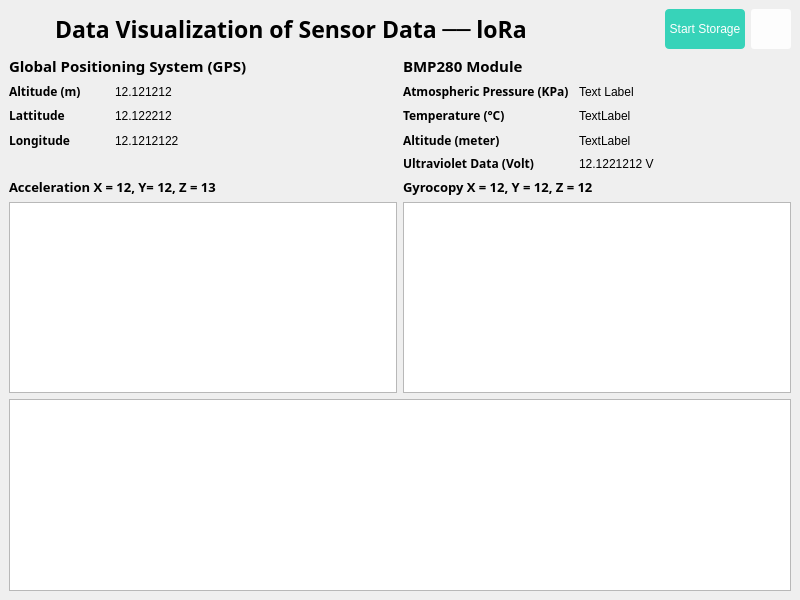
<?xml version="1.0" encoding="UTF-8"?>
<ui version="4.0">
 <class>MainWindow</class>
 <widget class="QMainWindow" name="MainWindow">
  <property name="geometry">
   <rect>
    <x>0</x>
    <y>0</y>
    <width>800</width>
    <height>600</height>
   </rect>
  </property>
  <property name="windowTitle">
   <string>MainWindow</string>
  </property>
  <property name="styleSheet">
   <string notr="true">#changeStateBtn, #closeWindowBtn, #storageBtn, #infoBtn{
	border-radius: 3px;
	background-color: rgb(253, 253, 253);
}

#changeStateBtn:hover, #closeWindowBtn:hover, #infoBtn:hover {
	background-color: rgba(255, 255, 255, 128);
}

#storageBtn:hover {
	background-color: rgba(55, 211, 185, 200);
}

#changeStateBtn:pressed, #closeWindowBtn:pressed, #infoBtn:pressed {
	background-color: rgb(55, 211, 185);
	color: #ffffff;
}

 #storageBtn:pressed {
	background-color: rgb(253, 253, 253);
	color: #000;
}

#storageBtn {
	background-color: rgb(55, 211, 185);
	color: #ffffff;
	border-radius: 4px;
}

QLabel {
	font-family: 'Poppins';
}</string>
  </property>
  <widget class="QWidget" name="centralwidget">
   <layout class="QVBoxLayout" name="verticalLayout">
    <item>
     <layout class="QHBoxLayout" name="title_layout">
      <item>
       <widget class="QLabel" name="title_icon">
        <property name="sizePolicy">
         <sizepolicy hsizetype="Fixed" vsizetype="Fixed">
          <horstretch>0</horstretch>
          <verstretch>0</verstretch>
         </sizepolicy>
        </property>
        <property name="minimumSize">
         <size>
          <width>40</width>
          <height>40</height>
         </size>
        </property>
        <property name="maximumSize">
         <size>
          <width>40</width>
          <height>40</height>
         </size>
        </property>
        <property name="cursor">
         <cursorShape>PointingHandCursor</cursorShape>
        </property>
        <property name="text">
         <string/>
        </property>
        <property name="pixmap">
         <pixmap resource="resources/resources.qrc">:/assets/icon.png</pixmap>
        </property>
        <property name="scaledContents">
         <bool>true</bool>
        </property>
       </widget>
      </item>
      <item>
       <widget class="QLabel" name="title_label">
        <property name="font">
         <font>
          <family>Poppins</family>
          <pointsize>17</pointsize>
          <bold>true</bold>
         </font>
        </property>
        <property name="cursor">
         <cursorShape>PointingHandCursor</cursorShape>
        </property>
        <property name="text">
         <string>Data Visualization of Sensor Data ── loRa</string>
        </property>
       </widget>
      </item>
      <item>
       <layout class="QHBoxLayout" name="tools_layout">
        <item>
         <widget class="QPushButton" name="storageBtn">
          <property name="sizePolicy">
           <sizepolicy hsizetype="Fixed" vsizetype="Fixed">
            <horstretch>0</horstretch>
            <verstretch>0</verstretch>
           </sizepolicy>
          </property>
          <property name="minimumSize">
           <size>
            <width>30</width>
            <height>30</height>
           </size>
          </property>
          <property name="maximumSize">
           <size>
            <width>80</width>
            <height>40</height>
           </size>
          </property>
          <property name="cursor">
           <cursorShape>PointingHandCursor</cursorShape>
          </property>
          <property name="text">
           <string>Start Storage</string>
          </property>
         </widget>
        </item>
        <item>
         <widget class="QPushButton" name="infoBtn">
          <property name="sizePolicy">
           <sizepolicy hsizetype="Fixed" vsizetype="Fixed">
            <horstretch>0</horstretch>
            <verstretch>0</verstretch>
           </sizepolicy>
          </property>
          <property name="minimumSize">
           <size>
            <width>40</width>
            <height>40</height>
           </size>
          </property>
          <property name="maximumSize">
           <size>
            <width>40</width>
            <height>40</height>
           </size>
          </property>
          <property name="cursor">
           <cursorShape>PointingHandCursor</cursorShape>
          </property>
          <property name="text">
           <string/>
          </property>
         </widget>
        </item>
       </layout>
      </item>
     </layout>
    </item>
    <item>
     <layout class="QHBoxLayout" name="dataTitleLayout">
      <item>
       <widget class="QLabel" name="gps_title_label">
        <property name="font">
         <font>
          <family>Poppins</family>
          <pointsize>11</pointsize>
          <bold>true</bold>
         </font>
        </property>
        <property name="text">
         <string>Global Positioning System (GPS)</string>
        </property>
        <property name="alignment">
         <set>Qt::AlignLeading|Qt::AlignLeft|Qt::AlignVCenter</set>
        </property>
       </widget>
      </item>
      <item>
       <widget class="QLabel" name="bmp_title_label">
        <property name="font">
         <font>
          <family>Poppins</family>
          <pointsize>11</pointsize>
          <bold>true</bold>
         </font>
        </property>
        <property name="text">
         <string>BMP280 Module</string>
        </property>
        <property name="alignment">
         <set>Qt::AlignLeading|Qt::AlignLeft|Qt::AlignVCenter</set>
        </property>
       </widget>
      </item>
     </layout>
    </item>
    <item>
     <layout class="QGridLayout" name="dataValueLayout">
      <item row="2" column="3">
       <widget class="QLabel" name="altitudeBMPLabel">
        <property name="sizePolicy">
         <sizepolicy hsizetype="Fixed" vsizetype="Fixed">
          <horstretch>0</horstretch>
          <verstretch>0</verstretch>
         </sizepolicy>
        </property>
        <property name="minimumSize">
         <size>
          <width>170</width>
          <height>0</height>
         </size>
        </property>
        <property name="maximumSize">
         <size>
          <width>170</width>
          <height>16777215</height>
         </size>
        </property>
        <property name="font">
         <font>
          <family>Poppins</family>
          <bold>true</bold>
         </font>
        </property>
        <property name="text">
         <string>Altitude (meter)</string>
        </property>
       </widget>
      </item>
      <item row="0" column="0">
       <widget class="QLabel" name="altitudeGPSLabel">
        <property name="sizePolicy">
         <sizepolicy hsizetype="Fixed" vsizetype="Fixed">
          <horstretch>0</horstretch>
          <verstretch>0</verstretch>
         </sizepolicy>
        </property>
        <property name="minimumSize">
         <size>
          <width>93</width>
          <height>0</height>
         </size>
        </property>
        <property name="maximumSize">
         <size>
          <width>100</width>
          <height>16777215</height>
         </size>
        </property>
        <property name="font">
         <font>
          <family>Poppins</family>
          <bold>true</bold>
         </font>
        </property>
        <property name="text">
         <string>Altitude (m)</string>
        </property>
       </widget>
      </item>
      <item row="1" column="0">
       <widget class="QLabel" name="lattitudeLabel">
        <property name="sizePolicy">
         <sizepolicy hsizetype="Fixed" vsizetype="Fixed">
          <horstretch>0</horstretch>
          <verstretch>0</verstretch>
         </sizepolicy>
        </property>
        <property name="minimumSize">
         <size>
          <width>93</width>
          <height>0</height>
         </size>
        </property>
        <property name="maximumSize">
         <size>
          <width>100</width>
          <height>16777215</height>
         </size>
        </property>
        <property name="font">
         <font>
          <family>Poppins</family>
          <bold>true</bold>
         </font>
        </property>
        <property name="text">
         <string>Lattitude</string>
        </property>
       </widget>
      </item>
      <item row="0" column="4">
       <widget class="QLabel" name="pressureValueLabel">
        <property name="text">
         <string>Text Label</string>
        </property>
       </widget>
      </item>
      <item row="1" column="3">
       <widget class="QLabel" name="temperatureLabel">
        <property name="sizePolicy">
         <sizepolicy hsizetype="Fixed" vsizetype="Fixed">
          <horstretch>0</horstretch>
          <verstretch>0</verstretch>
         </sizepolicy>
        </property>
        <property name="minimumSize">
         <size>
          <width>170</width>
          <height>0</height>
         </size>
        </property>
        <property name="maximumSize">
         <size>
          <width>170</width>
          <height>16777215</height>
         </size>
        </property>
        <property name="font">
         <font>
          <family>Poppins</family>
          <bold>true</bold>
         </font>
        </property>
        <property name="text">
         <string>Temperature (°C)</string>
        </property>
       </widget>
      </item>
      <item row="1" column="2">
       <spacer name="horizontalSpacer_3">
        <property name="orientation">
         <enum>Qt::Horizontal</enum>
        </property>
        <property name="sizeType">
         <enum>QSizePolicy::Maximum</enum>
        </property>
        <property name="sizeHint" stdset="0">
         <size>
          <width>69</width>
          <height>20</height>
         </size>
        </property>
       </spacer>
      </item>
      <item row="1" column="1">
       <widget class="QLabel" name="lattitudeValueLabel">
        <property name="text">
         <string>12.122212</string>
        </property>
       </widget>
      </item>
      <item row="2" column="0">
       <widget class="QLabel" name="longitudeLabel">
        <property name="sizePolicy">
         <sizepolicy hsizetype="Fixed" vsizetype="Fixed">
          <horstretch>0</horstretch>
          <verstretch>0</verstretch>
         </sizepolicy>
        </property>
        <property name="minimumSize">
         <size>
          <width>93</width>
          <height>0</height>
         </size>
        </property>
        <property name="maximumSize">
         <size>
          <width>100</width>
          <height>16777215</height>
         </size>
        </property>
        <property name="font">
         <font>
          <family>Poppins</family>
          <bold>true</bold>
         </font>
        </property>
        <property name="text">
         <string>Longitude</string>
        </property>
       </widget>
      </item>
      <item row="2" column="1">
       <widget class="QLabel" name="longitudeValueLabel">
        <property name="text">
         <string>12.1212122</string>
        </property>
       </widget>
      </item>
      <item row="0" column="3">
       <widget class="QLabel" name="atpPressureLabel">
        <property name="sizePolicy">
         <sizepolicy hsizetype="Fixed" vsizetype="Fixed">
          <horstretch>0</horstretch>
          <verstretch>0</verstretch>
         </sizepolicy>
        </property>
        <property name="minimumSize">
         <size>
          <width>170</width>
          <height>0</height>
         </size>
        </property>
        <property name="maximumSize">
         <size>
          <width>170</width>
          <height>16777215</height>
         </size>
        </property>
        <property name="font">
         <font>
          <family>Poppins</family>
          <bold>true</bold>
         </font>
        </property>
        <property name="text">
         <string>Atmospheric Pressure (KPa)</string>
        </property>
       </widget>
      </item>
      <item row="2" column="4">
       <widget class="QLabel" name="altitudeBMPValueLabel">
        <property name="text">
         <string>TextLabel</string>
        </property>
       </widget>
      </item>
      <item row="0" column="1">
       <widget class="QLabel" name="altitudeGPSValueLabel">
        <property name="text">
         <string>12.121212</string>
        </property>
       </widget>
      </item>
      <item row="1" column="4">
       <widget class="QLabel" name="temperatureValueLabel">
        <property name="text">
         <string>TextLabel</string>
        </property>
       </widget>
      </item>
      <item row="3" column="3">
       <widget class="QLabel" name="ultravioletLabel">
        <property name="sizePolicy">
         <sizepolicy hsizetype="Fixed" vsizetype="Preferred">
          <horstretch>0</horstretch>
          <verstretch>0</verstretch>
         </sizepolicy>
        </property>
        <property name="minimumSize">
         <size>
          <width>140</width>
          <height>0</height>
         </size>
        </property>
        <property name="maximumSize">
         <size>
          <width>140</width>
          <height>16777215</height>
         </size>
        </property>
        <property name="font">
         <font>
          <family>Poppins</family>
          <bold>true</bold>
         </font>
        </property>
        <property name="text">
         <string>Ultraviolet Data (Volt)</string>
        </property>
       </widget>
      </item>
      <item row="3" column="4">
       <widget class="QLabel" name="uvValueLabel">
        <property name="text">
         <string>12.1221212 V</string>
        </property>
       </widget>
      </item>
     </layout>
    </item>
    <item>
     <layout class="QGridLayout" name="graphLayout">
      <item row="1" column="1">
       <widget class="PlotWidget" name="acceleratometerView"/>
      </item>
      <item row="1" column="0">
       <widget class="PlotWidget" name="gyroscopicView"/>
      </item>
      <item row="0" column="0">
       <widget class="QLabel" name="accelaration_data">
        <property name="font">
         <font>
          <family>Poppins</family>
          <pointsize>10</pointsize>
          <bold>true</bold>
         </font>
        </property>
        <property name="text">
         <string>Acceleration X = 12, Y= 12, Z = 13</string>
        </property>
       </widget>
      </item>
      <item row="0" column="1">
       <widget class="QLabel" name="gyroscopic_data">
        <property name="font">
         <font>
          <family>Poppins</family>
          <pointsize>10</pointsize>
          <bold>true</bold>
         </font>
        </property>
        <property name="text">
         <string>Gyrocopy X = 12, Y = 12, Z = 12</string>
        </property>
       </widget>
      </item>
     </layout>
    </item>
    <item>
     <widget class="QGraphicsView" name="mapView"/>
    </item>
   </layout>
  </widget>
 </widget>
 <customwidgets>
  <customwidget>
   <class>PlotWidget</class>
   <extends>QGraphicsView</extends>
   <header>pyqtgraph</header>
  </customwidget>
 </customwidgets>
 <resources>
  <include location="resources/resources.qrc"/>
 </resources>
 <connections/>
</ui>
